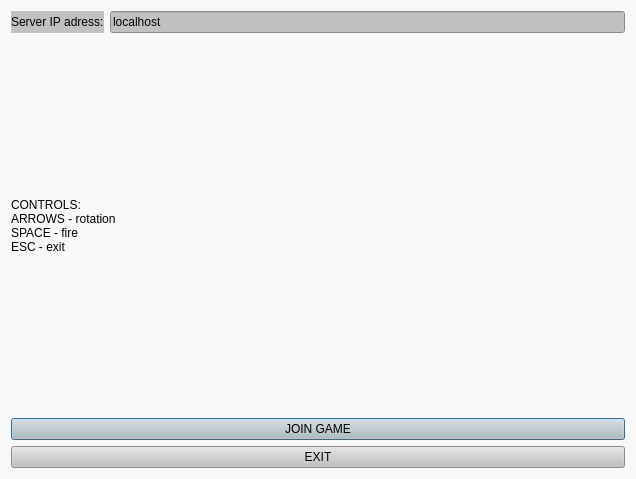
<?xml version="1.0" encoding="UTF-8"?>
<ui version="4.0">
 <class>Menu</class>
 <widget class="QMainWindow" name="Menu">
  <property name="geometry">
   <rect>
    <x>0</x>
    <y>0</y>
    <width>636</width>
    <height>479</height>
   </rect>
  </property>
  <property name="windowTitle">
   <string>Airplanes client v 1.0.0.1</string>
  </property>
  <property name="windowIcon">
   <iconset resource="res.qrc">
    <normaloff>:/images/plane.png</normaloff>:/images/plane.png</iconset>
  </property>
  <property name="autoFillBackground">
   <bool>false</bool>
  </property>
  <property name="styleSheet">
   <string notr="true"/>
  </property>
  <widget class="QWidget" name="centralWidget">
   <property name="styleSheet">
    <string notr="true">background-image: url(:/images/back.jpg);
background-color: rgba(255, 255, 255, 150);</string>
   </property>
   <layout class="QVBoxLayout" name="verticalLayout">
    <item>
     <layout class="QHBoxLayout" name="horizontalLayout">
      <item>
       <widget class="QLabel" name="label">
        <property name="styleSheet">
         <string notr="true">background-color: rgb(193, 193, 193);</string>
        </property>
        <property name="text">
         <string>Server IP adress:</string>
        </property>
       </widget>
      </item>
      <item>
       <widget class="QLineEdit" name="lineEdit_ip">
        <property name="styleSheet">
         <string notr="true">background-color: rgb(193, 193, 193);</string>
        </property>
        <property name="text">
         <string>localhost</string>
        </property>
       </widget>
      </item>
     </layout>
    </item>
    <item>
     <layout class="QVBoxLayout" name="verticalLayout_2">
      <item>
       <widget class="QLabel" name="label_CONTROLS">
        <property name="styleSheet">
         <string notr="true">background:transparent;</string>
        </property>
        <property name="text">
         <string>CONTROLS:
ARROWS - rotation
SPACE - fire
ESC - exit</string>
        </property>
        <property name="wordWrap">
         <bool>true</bool>
        </property>
       </widget>
      </item>
      <item>
       <widget class="QPushButton" name="pushButton_join">
        <property name="styleSheet">
         <string notr="true">background-color: rgb(193, 193, 193);</string>
        </property>
        <property name="text">
         <string>JOIN GAME</string>
        </property>
        <property name="default">
         <bool>true</bool>
        </property>
       </widget>
      </item>
      <item>
       <widget class="QPushButton" name="pushButton_exit">
        <property name="styleSheet">
         <string notr="true">background-color: rgb(193, 193, 193);</string>
        </property>
        <property name="text">
         <string>EXIT</string>
        </property>
       </widget>
      </item>
     </layout>
    </item>
   </layout>
  </widget>
 </widget>
 <layoutdefault spacing="6" margin="11"/>
 <resources>
  <include location="res.qrc"/>
 </resources>
 <connections/>
</ui>
